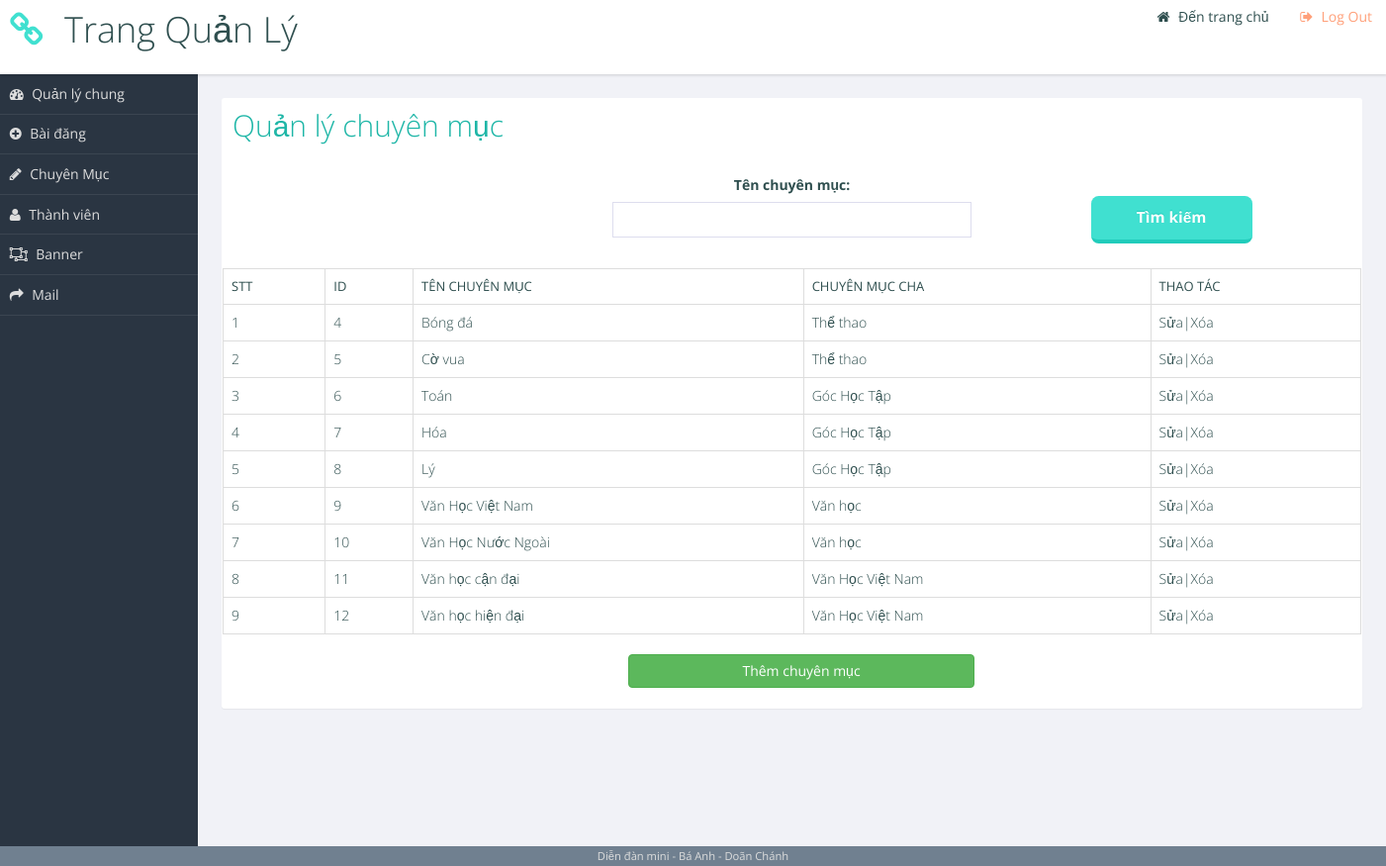
The page /admincp/admintopic.php (signed in) on the database its author committed.
### tables this page shows
CREATE TABLE IF NOT EXISTS `topics` (
  `topic_id` int(11) NOT NULL AUTO_INCREMENT,
  `parent_topic_id` int(11) DEFAULT NULL,
  `topic_title` varchar(50) NOT NULL,
  `level` tinyint(4) NOT NULL DEFAULT '6',
  `description` varchar(255) DEFAULT NULL,
  `created_time` timestamp NOT NULL DEFAULT CURRENT_TIMESTAMP,
  `icon_name` varchar(50) NOT NULL DEFAULT 'th',
  PRIMARY KEY (`topic_id`)
);

### admincp/admintopic.php (the view, shortened to what this page needs)
<?php require_once("../_config.php");
		require_once("/header.php");
?>
<main role="main">
<section class="panel important">
	<h2>Quản lý chuyên mục</h2>
	<form action="searchtopic.php" method="POST" name="searchtopic">
		<div class="onethird"></div>
		<div style="text-align: center" class="onethird">
			<label for="name">Tên chuyên mục:</label> <input type="text"
				name="namesearch" id="namesearch"  /> </br>
		</div>
		<div style="text-align: center" class="onethird">
			</br> <input type="submit" value="Tìm kiếm" />
		</div>
		<?php
$sql1="select * from topics";
$query1=mysql_query($sql1);
$stt=0;
echo "<table class='table table-bordered'><tr>";
echo "<th>STT</th>	<th>ID</th>	<th>Tên chuyên mục</th>		<th>Chuyên mục cha</th>	<th>Thao tác </th>";
echo "</tr>";
while($row1=mysql_fetch_array($query1))
{
$sql2= "select * from topics where topic_id = '$row1[parent_topic_id]'";
$query2=mysql_query($sql2);
	while($row2=mysql_fetch_array($query2))
	{
		$stt++;
		echo "<tr>";
		echo "<td>$stt</td>";
		echo "<td>$row1[topic_id]</td>";
		echo "<td>$row1[topic_title]</td>";
		echo "<td>$row2[topic_title] </td>";
		echo "<td><a href='edittopic.php?topic_id=$row1[topic_id]'>Sửa|</a>";
		echo "<a href='deletetopics.php?topic_id=$row1[topic_id]'>Xóa</a></td>";
		echo "</tr>";}
}
echo	"</table>";
?>
		<div class="container">
			<div class="col-xs-4 col-xs-offset-4">
				<a href="adminaddtopic.php" type="button" class="btn btn-success btn-block">Thêm chuyên mục</a>
				<br>
			</div>
		</div>
	</form>
</section>
</main>
<footer role="contentinfo">Diễn đàn mini - Bá Anh - Doãn Chánh</footer>
</body>
</html>

### admincp/header.php (shortened to what this page needs)
<!DOCTYPE html>
<html lang="en">
    <head>
        <link href="css/bootstrap.min.css" rel="stylesheet">
		<link href="css/admincp.css" rel="stylesheet">
		<link rel="stylesheet" href="../css/font-awesome.css" />
    </head>
    <body>
	<header role="banner">
  <h1>Trang Quản Lý</h1>
  <ul class="utilities">
    <li class="users"><a href="../">Đến trang chủ</a></li>
    <li class="logout warn"><a href="../do_logout.php">Log Out</a></li>
  </ul>
</header>
<nav role='navigation'>
  <ul class="main">
    <li class="dashboard"><a href="index.php">Quản lý chung</a></li>
    <li class="write"><a href="#">Bài đăng </a></li>
    <li class="edit"><a href="admintopic.php">Chuyên Mục</a></li>
	<li class="users"><a href="member.php">Thành viên</a></li>
    <li class="banner"><a href="#">Banner</a></li>
    <li class="icon-envelop"><a href="#">Mail</a></li>
  </ul>
</nav>

### rows shown on the page
topics: topic_id "4", topic_title "Bóng đá"
topics: topic_title "Thể thao"
topics: topic_id "5", topic_title "Cờ vua"
topics: topic_id "6", topic_title "Toán"
topics: topic_title "Góc Học Tập"
topics: topic_id "7", topic_title "Hóa"
topics: topic_id "8", topic_title "Lý"
topics: topic_id "9", topic_title "Văn Học Việt Nam"
topics: topic_title "Văn học"
topics: topic_id "10", topic_title "Văn Học Nước Ngoài"
topics: topic_id "11", topic_title "Văn học cận đại"
topics: topic_id "12", topic_title "Văn học hiện đại"
